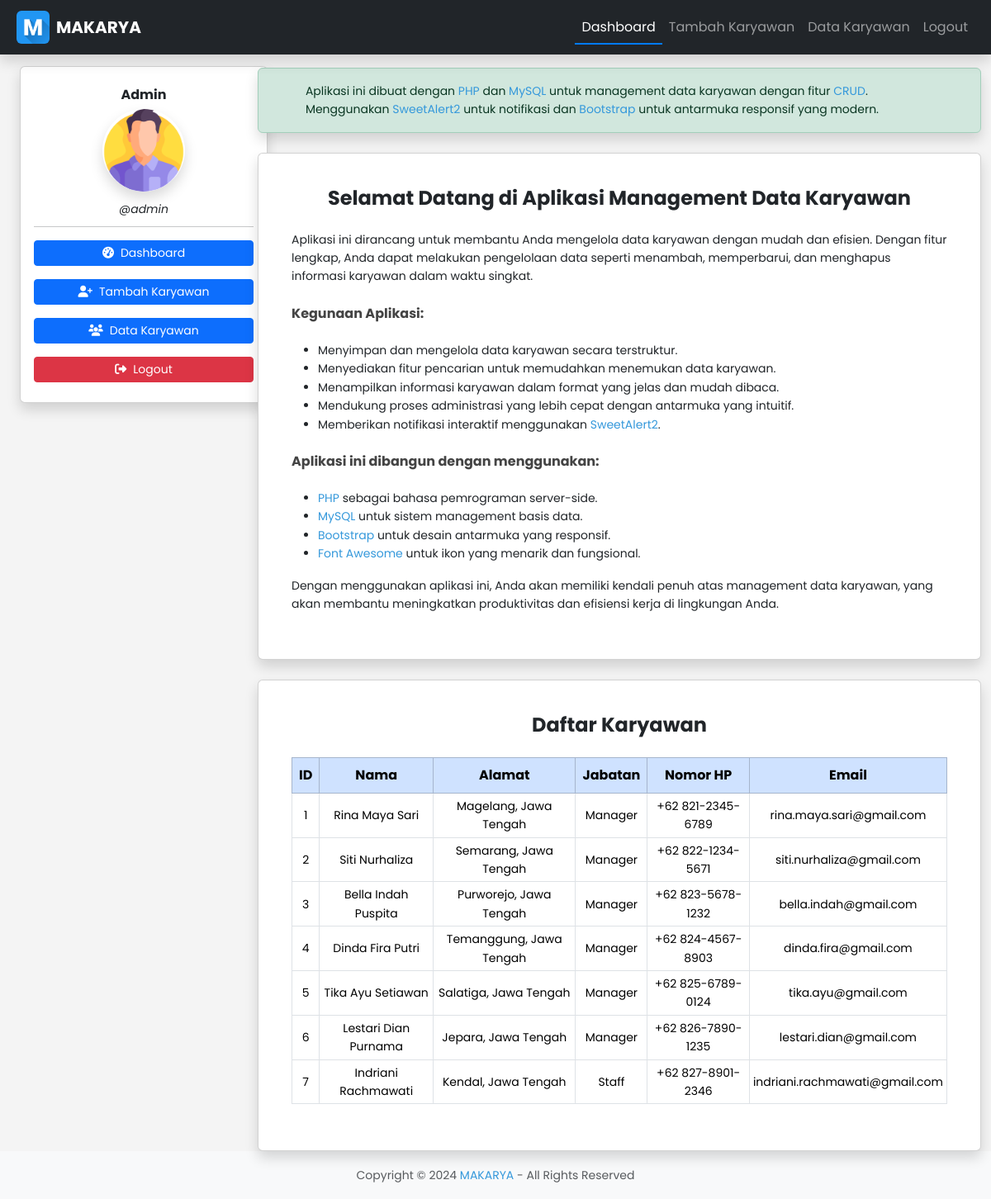
The app's page /dashboard.php (signed in) with its own data.
### tables this page shows
CREATE TABLE `employees` (
  `id` int(11) NOT NULL,
  `nama` varchar(255) NOT NULL,
  `alamat` text NOT NULL,
  `jabatan` varchar(100) NOT NULL,
  `phone` varchar(20) NOT NULL,
  `email` varchar(100) NOT NULL,
  `foto` varchar(255) DEFAULT NULL,
  `created_at` timestamp NOT NULL DEFAULT current_timestamp()
);

### dashboard.php (the view, shortened to what this page needs)
<?php
require_once('include/db_connection.php');
$showNotification = !isset($_SESSION['notification_closed']);
$sql = "SELECT * FROM employees";
$resultEmployees = $conn->query($sql);
?>
<?php include('include/header.php'); ?>
<div class="container-fluid">
  <div class="row">
    <div class="col-12 col-md-3">
      <?php include('include/sidebar.php'); ?>
    </div>
    <div class="col-12 col-md-9">
      <?php if ($showNotification): ?>
        <div id="notification" class="alert alert-success alert-dismissible fade show mb-4 position-relative shadow" role="alert">
          <div class="d-flex justify-content-between align-items-center">
            <div class="d-flex align-items-center">
              <i class="fa-regular fa-circle-info text-info fa-2xl me-3"></i>
              <span class="small">Aplikasi ini dibuat dengan <a href="https://www.php.net" target="_blank" rel="noopener noreferrer">PHP</a> dan <a href="https://www.mysql.com" target="_blank" rel="noopener noreferrer">MySQL</a> untuk management data karyawan dengan fitur <a href="https://en.wikipedia.org/wiki/Create,_read,_update_and_delete" target="_blank" rel="noopener noreferrer">CRUD</a>. Menggunakan <a href="https://sweetalert2.github.io" target="_blank" rel="noopener noreferrer">SweetAlert2</a> untuk notifikasi dan <a href="https://getbootstrap.com" target="_blank" rel="noopener noreferrer">Bootstrap</a> untuk antarmuka responsif yang modern.</span>
            </div>
            <button type="button" class="position-absolute end-0 top-50 translate-middle-y me-3 border-0 bg-transparent" data-bs-dismiss="alert" aria-label="Close">
              <i class="fa-regular fa-times fa-lg"></i>
            </button>
          </div>
        </div>
      <?php endif; ?>
      <div class="card shadow mb-4">
        <div class="card-body m-4">
          <h3 class="card-title text-center mb-4">Selamat Datang di Aplikasi Management Data Karyawan</h3>
          <p class="small text-justify">Aplikasi ini dirancang untuk membantu Anda mengelola data karyawan dengan mudah dan efisien. Dengan fitur lengkap, Anda dapat melakukan pengelolaan data seperti menambah, memperbarui, dan menghapus informasi karyawan dalam waktu singkat.</p>
          <h5 class="small-text my-4">Kegunaan Aplikasi:</h5>
          <ul class="small text-justify">
            <li>Menyimpan dan mengelola data karyawan secara terstruktur.</li>
            <li>Menyediakan fitur pencarian untuk memudahkan menemukan data karyawan.</li>
            <li>Menampilkan informasi karyawan dalam format yang jelas dan mudah dibaca.</li>
            <li>Mendukung proses administrasi yang lebih cepat dengan antarmuka yang intuitif.</li>
            <li>Memberikan notifikasi interaktif menggunakan <a href="https://sweetalert2.github.io" target="_blank" rel="noopener noreferrer">SweetAlert2</a>.</li>
          </ul>
          <h5 class="small-text my-4">Aplikasi ini dibangun dengan menggunakan:</h5>
          <ul class="small text-justify">
            <li><a href="https://www.php.net" target="_blank" rel="noopener noreferrer">PHP</a> sebagai bahasa pemrograman server-side.</li>
            <li><a href="https://www.mysql.com" target="_blank" rel="noopener noreferrer">MySQL</a> untuk sistem management basis data.</li>
            <li><a href="https://getbootstrap.com" target="_blank" rel="noopener noreferrer">Bootstrap</a> untuk desain antarmuka yang responsif.</li>
            <li><a href="https://fontawesome.com" target="_blank" rel="noopener noreferrer">Font Awesome</a> untuk ikon yang menarik dan fungsional.</li>
          </ul>
          <p class="small text-justify">Dengan menggunakan aplikasi ini, Anda akan memiliki kendali penuh atas management data karyawan, yang akan membantu meningkatkan produktivitas dan efisiensi kerja di lingkungan Anda.</p>
        </div>
      </div>
      <div class="card shadow">
        <div class="card-body m-4">
          <h3 class="card-title text-center fw-bold mb-4">Daftar Karyawan</h3>
          <div class="table-responsive">
            <table class="table table-bordered table-hover text-center align-middle table-sm">
              <thead class="table-light">
                <tr class="table-primary">
                  <th class="p-2">ID</th>
                  <th class="p-2">Nama</th>
                  <th class="p-2">Alamat</th>
                  <th class="p-2">Jabatan</th>
                  <th class="p-2">Nomor HP</th>
                  <th class="p-2">Email</th>
                </tr>
              </thead>
              <tbody>
                <?php while ($employee = $resultEmployees->fetch_assoc()) { ?>
                  <tr>
                    <td class="small"><?php echo htmlspecialchars($employee['id'], ENT_QUOTES, 'UTF-8'); ?></td>
                    <td class="small"><?php echo htmlspecialchars($employee['nama'], ENT_QUOTES, 'UTF-8'); ?></td>
                    <td class="small"><?php echo htmlspecialchars($employee['alamat'], ENT_QUOTES, 'UTF-8'); ?></td>
                    <td class="small"><?php echo htmlspecialchars($employee['jabatan'], ENT_QUOTES, 'UTF-8'); ?></td>
                    <td class="small"><?php echo htmlspecialchars($employee['phone'], ENT_QUOTES, 'UTF-8'); ?></td>
                    <td class="small"><?php echo htmlspecialchars($employee['email'], ENT_QUOTES, 'UTF-8'); ?></td>
                  </tr>
                <?php } ?>
              </tbody>
            </table>
          </div>
        </div>
      </div>
    </div>
  </div>
</div>
<?php include('include/footer.php'); ?>

### include/header.php (shortened to what this page needs)
<!DOCTYPE html>
<html lang="id">
<head>
  <?php
  $siteTitle = "MAKARYA";
  ?>
  <link href="assets/css/bootstrap.min.css?v=<?php echo time(); ?>" rel="stylesheet">
  <link href="assets/css/font-awesome.min.css?v=<?php echo time(); ?>" rel="stylesheet">
  <link href="assets/css/jquery-ui.min.css?v=<?php echo time(); ?>" rel="stylesheet">
  <link href="assets/css/main.css?v=<?php echo time(); ?>" rel="stylesheet">
</head>
<body>
  <nav class="navbar navbar-expand-lg navbar-dark bg-dark shadow sticky-top d-none d-lg-flex px-2 mb-3">
    <div class="container-fluid">
      <a class="navbar-brand d-flex align-items-center" href="dashboard.php">
        <img src="assets/images/letter-m.png" class="img-fluid rounded me-2" alt="Site Logo" style="height: 40px; width: 40px;">
        <span class="fw-bold"><?php echo htmlspecialchars($siteTitle, ENT_QUOTES, 'UTF-8'); ?></span>
      </a>
      <div class="collapse navbar-collapse">
        <ul class="navbar-nav ms-auto">
          <li class="nav-item">
            <a class="nav-link <?php echo basename($_SERVER['PHP_SELF']) == 'dashboard.php' ? 'active' : ''; ?>" href="dashboard.php">Dashboard</a>
          </li>
          <li class="nav-item">
            <a class="nav-link <?php echo basename($_SERVER['PHP_SELF']) == 'add_employee.php' ? 'active' : ''; ?>" href="add_employee.php">Tambah Karyawan</a>
          </li>
          <li class="nav-item">
            <a class="nav-link <?php echo basename($_SERVER['PHP_SELF']) == 'employee_list.php' ? 'active' : ''; ?>" href="employee_list.php">Data Karyawan</a>
          </li>
          <li class="nav-item">
            <a class="nav-link" href="javascript:void(0);" id="logoutLink">Logout</a>
          </li>
        </ul>
      </div>
    </div>
  </nav>

### include/sidebar.php (shortened to what this page needs)
<div id="sidebar" class="card shadow mb-4 mx-4 d-none d-md-block position-fixed top-0 start-0" style="width: 300px;margin-top: 80px;">
  <div class="card-body text-center">
    <h5 class="card-title fw-bold my-2">
      <?php echo htmlspecialchars($_SESSION['full_name'], ENT_QUOTES, 'UTF-8'); ?>
    </h5>
    <div class="my-2">
      <img src="<?php echo !empty($_SESSION['foto']) ? 'uploads/users/' . htmlspecialchars($_SESSION['foto'], ENT_QUOTES, 'UTF-8') : 'assets/images/logo.png'; ?>"
        class="img-fluid rounded-circle shadow"
        alt="<?php echo htmlspecialchars($_SESSION['full_name'], ENT_QUOTES, 'UTF-8'); ?>"
        style="width: 100px; height: 100px; object-fit: cover;">
    </div>
    <div class="text-center mb-2">
      <span class="fst-italic text-lowercase username small">@<?php echo htmlspecialchars($_SESSION['username'], ENT_QUOTES, 'UTF-8'); ?></span>
    </div>
    <hr class="my-2">
    <ul class="list-group list-group-flush">
      <li class="list-group-item border-0 px-0">
        <a href="dashboard.php" class="btn btn-primary btn-sm w-100 d-flex align-items-center justify-content-center">
          <i class="fa-solid fa-tachometer-alt me-2"></i>Dashboard
        </a>
      </li>
      <li class="list-group-item border-0 px-0">
        <a href="add_employee.php" class="btn btn-primary btn-sm w-100 d-flex align-items-center justify-content-center">
          <i class="fa-solid fa-user-plus me-2"></i>Tambah Karyawan
        </a>
      </li>
      <li class="list-group-item border-0 px-0">
        <a href="employee_list.php" class="btn btn-primary btn-sm w-100 d-flex align-items-center justify-content-center">
          <i class="fa-solid fa-users me-2"></i>Data Karyawan
        </a>
      </li>
      <li class="list-group-item border-0 px-0">
        <form id="logoutForm" action="logout.php" method="POST" class="d-inline">
          <button type="button" id="logoutButton" class="btn btn-danger btn-sm w-100 d-flex align-items-center justify-content-center">
            <i class="fa-solid fa-sign-out-alt me-2"></i>Logout
          </button>
        </form>
      </li>
    </ul>
  </div>
</div>

### include/footer.php (shortened to what this page needs)
<footer class="footer mt-auto py-3 bg-light d-flex justify-content-center">
  <div class="container text-center">
    <span class="text-muted small">
      Copyright &copy; 2024 <a href="/" class="text-decoration-none">MAKARYA</a> - All Rights Reserved
    </span>
  </div>
</footer>
</body>
</html>

### assets/css/main.css (style rules this page uses)
* { margin: 0; padding: 0; box-sizing: border-box; }
html { font-size: 16px; scroll-behavior: smooth; }
body { font-family: 'Poppins', sans-serif !important; line-height: 1.6; color: #333; background-color: #f4f4f4; margin: 0; padding: 0; }
a { color: #3498db; text-decoration: none; transition: color 0.3s; }
h1, h2, h3, h4, h5, h6 { font-weight: bold; color: #444; }
h3 { font-size: 1.5rem; }
h5 { font-size: 1rem; }
.btn-danger { background-color: #dc3545 !important; }

### include/header.php (style rules this page uses)
.nav-link { position: relative; padding-bottom: 0.5rem; }
.nav-link.active::after { content: ''; display: block; width: 100%; height: 2px; background: #007bff; position: absolute; left: 0; right: 0; bottom: 0; }

### records on screen
employees: id "1", nama "Rina Maya Sari", alamat "Magelang, Jawa Tengah", jabatan "Manager", phone "+62 821-2345-6789", email "rina.maya.sari@gmail.com"
employees: id "2", nama "Siti Nurhaliza", alamat "Semarang, Jawa Tengah", jabatan "Manager", phone "+62 822-1234-5671", email "siti.nurhaliza@gmail.com"
employees: id "3", nama "Bella Indah Puspita", alamat "Purworejo, Jawa Tengah", jabatan "Manager", phone "+62 823-5678-1232", email "bella.indah@gmail.com"
employees: id "4", nama "Dinda Fira Putri", alamat "Temanggung, Jawa Tengah", jabatan "Manager", phone "+62 824-4567-8903", email "dinda.fira@gmail.com"
employees: id "5", nama "Tika Ayu Setiawan", alamat "Salatiga, Jawa Tengah", jabatan "Manager", phone "+62 825-6789-0124", email "tika.ayu@gmail.com"
employees: id "6", nama "Lestari Dian Purnama", alamat "Jepara, Jawa Tengah", jabatan "Manager", phone "+62 826-7890-1235", email "lestari.dian@gmail.com"
employees: id "7", nama "Indriani Rachmawati", alamat "Kendal, Jawa Tengah", jabatan "Staff", phone "+62 827-8901-2346", email "indriani.rachmawati@gmail.com"

### other values on screen
$siteTitle "MAKARYA"
$_SESSION['full_name'] "Admin"
$_SESSION['username'] "admin"
